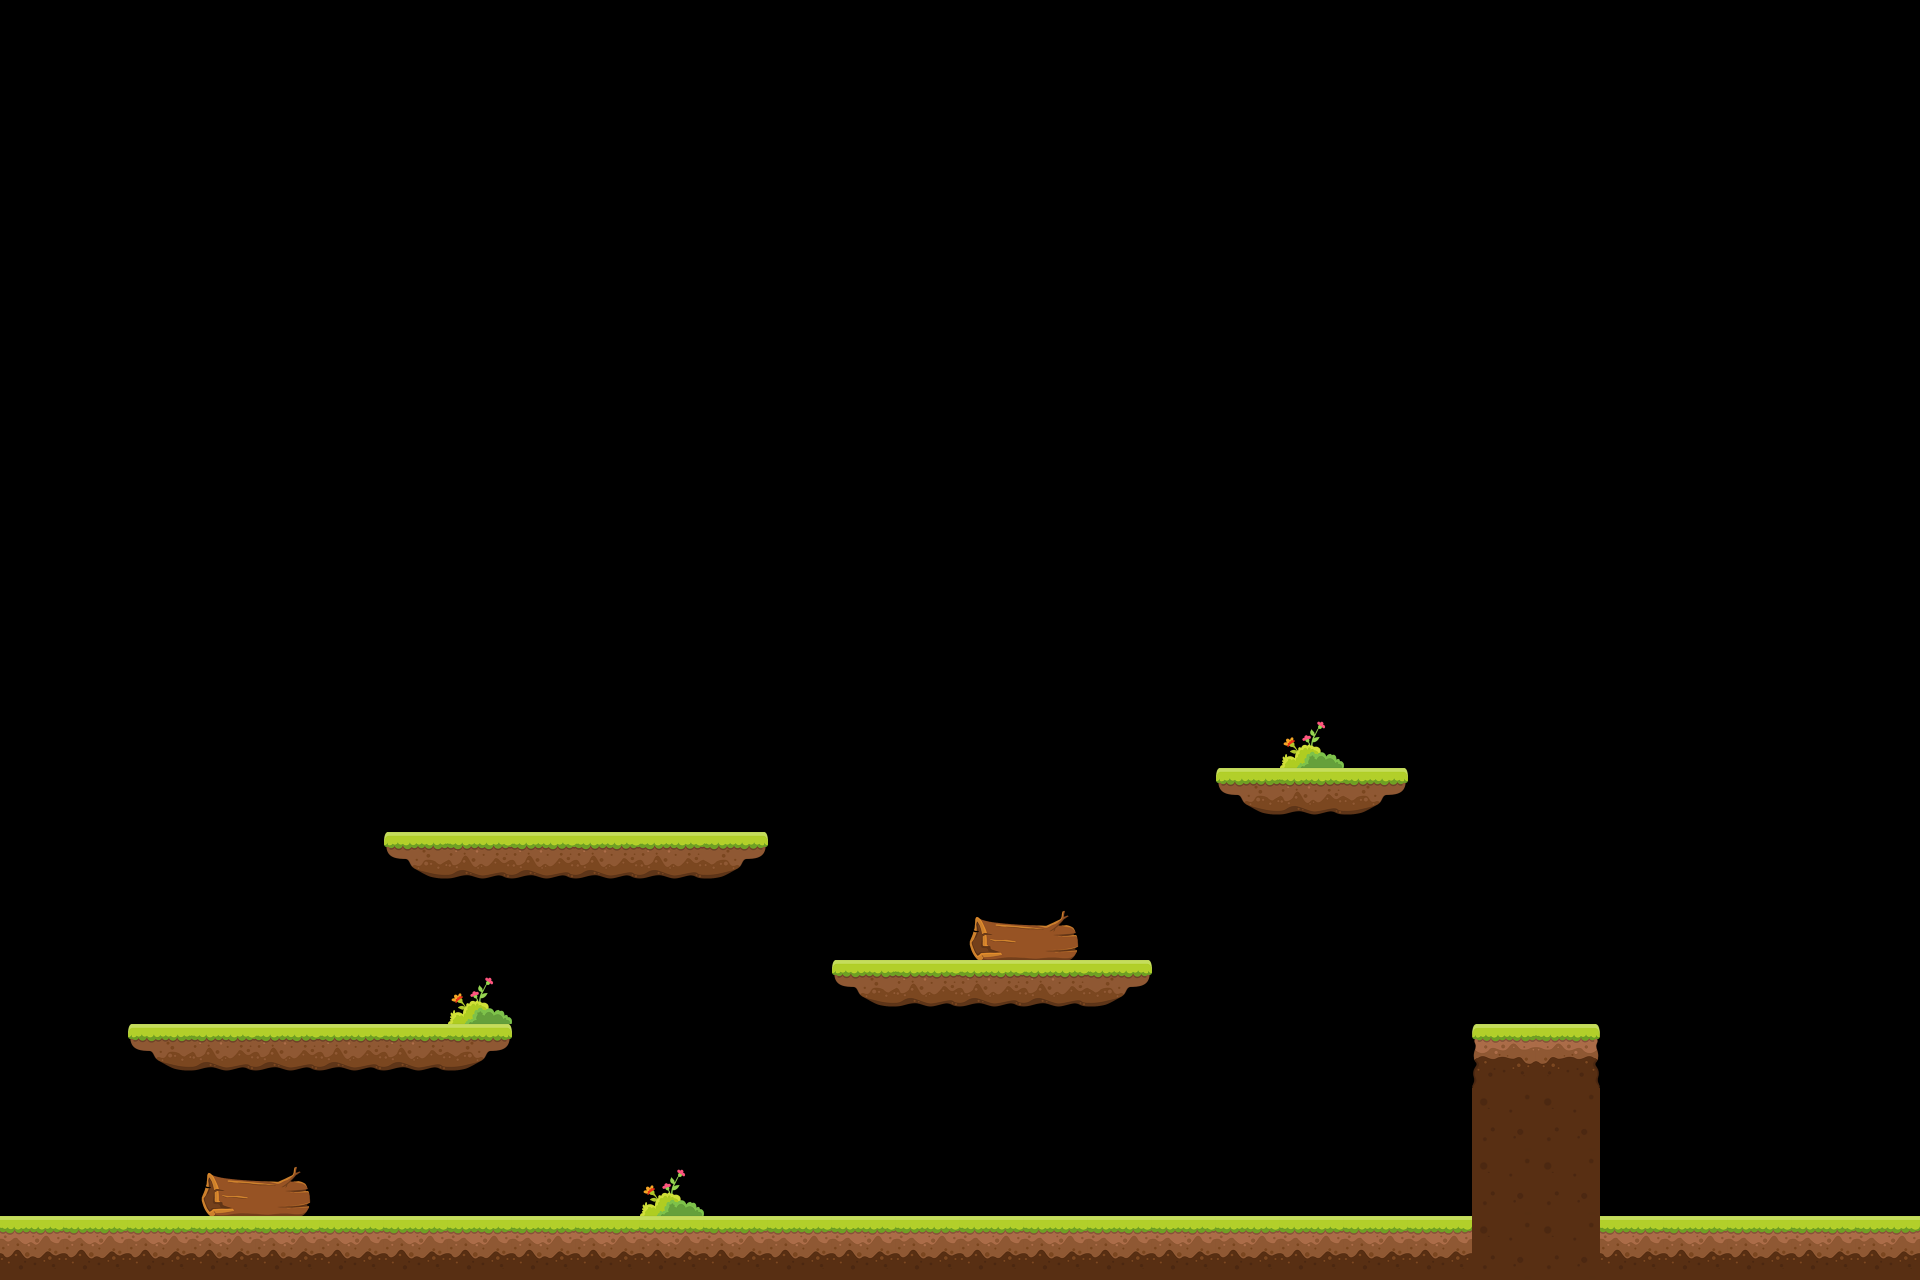

This is a level from a 2D game, rendered from its Tiled map with the project's own tilesets. A one-line summary and the map file follow, with tile-layer data summarised:
An orthogonal 30x20 tile map with 64x64 px tiles, 3 tile layers (Lands, LowLayer1, LowLayer2) and 10 objects.

<map version="1.0" orientation="orthogonal" renderorder="right-down" width="30" height="20" tilewidth="64" tileheight="64" nextobjectid="63">
 <tileset firstgid="1" name="alpha-racing-tmx" tilewidth="64" tileheight="64">
  <image source="SD/alpha-racing-tmx.png" width="1024" height="64" />
 </tileset>
 <layer name="Lands" width="30" height="20">
  <data>[600 cells, 56 non-empty, 7 distinct tile ids]</data>
 </layer>
 <objectgroup name="alphaPosition1">
  <object id="40" x="704" y="768" />
  <object id="43" x="960" y="832" />
  <object id="45" x="1088" y="768" />
 </objectgroup>
 <objectgroup name="alphaPosition2">
  <object id="55" x="1344" y="640" />
  <object id="56" x="1408" y="640" />
 </objectgroup>
 <objectgroup name="alphaPosition3">
  <object id="35" x="1536" y="960" />
  <object id="36" x="1728" y="1152" />
  <object id="37" x="1856" y="1152" />
 </objectgroup>
 <layer name="LowLayer1" width="30" height="20">
  <data>[600 cells, 7 non-empty, 3 distinct tile ids]</data>
 </layer>
 <layer name="LowLayer2" width="30" height="20">
  <data>[600 cells, 0 non-empty, 0 distinct tile ids]</data>
 </layer>
 <objectgroup color="#ff0000" name="Obstacles">
  <object id="59" x="448" y="1024">
   <properties>
    <property name="type" value="standing" />
   </properties>
  </object>
  <object id="62" x="1344" y="832">
   <properties>
    <property name="type" value="hanging" />
   </properties>
  </object>
 </objectgroup>
 <objectgroup color="#80ff00" name="Boosters" />
</map>
